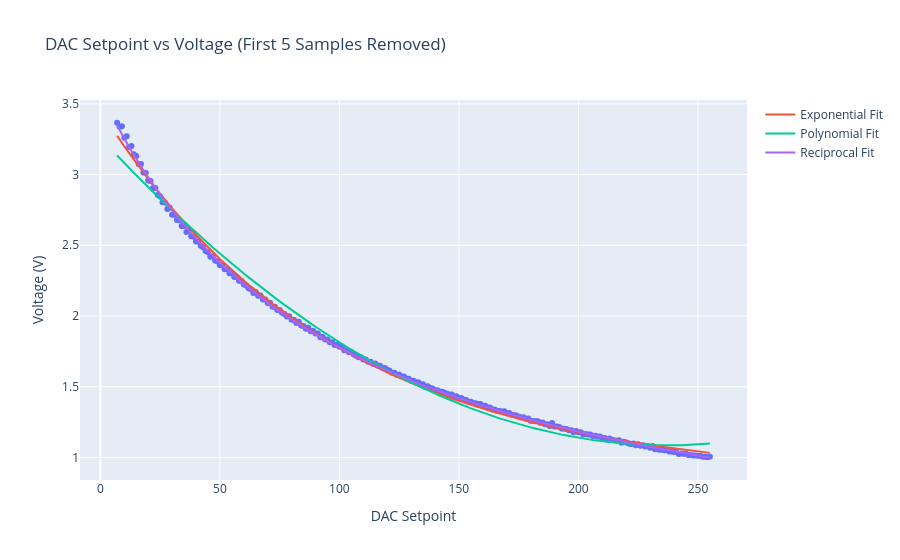

The notebook cell saved with this chart:
### Code cell
import pandas as pd
import plotly.express as px
from scipy.optimize import curve_fit
import numpy as np

# Load the CSV file into a DataFrame
raw_df = pd.read_csv('measurement.csv')
raw_df["voltage"] = raw_df["voltage"] / 1000  # convert mV to V

# Discard the last 6 clamped samples and reset index for clean plotting/fitting
df = raw_df.iloc[:-6].reset_index(drop=True).copy()
print(f"Dropped {len(raw_df) - len(df)} final samples; plotting {len(df)} points.")

# Fit an exponential decay curve
def exponential_decay(x, a, b, c):
    return a * np.exp(-b * x) + c

popt, _ = curve_fit(exponential_decay, df["DAC"], df["voltage"], p0=(3.3, 0.01, 0.5))

# Fit a polynomial curve
def polynomial(x, a, b, c):
    return a * x**2 + b * x + c

# fit a hyperbolic reciprocal function
def reciprocal(x, a, b, c):
    return a / (x + b) + c

popt_recip, _ = curve_fit(reciprocal, df["DAC"], df["voltage"])
popt_poly, _ = curve_fit(polynomial, df["DAC"], df["voltage"], p0=(0.01, -0.1, 3.3))

print("Exponential fit parameters:", popt)
print("Polynomial fit parameters:", popt_poly)
print("Reciprocal fit parameters:", popt_recip)

# Plot only the filtered data and fitted curves
df["fitted_voltage"] = exponential_decay(df["DAC"], *popt)
df["fitted_voltage_poly"] = polynomial(df["DAC"], *popt_poly)
df["fitted_voltage_recip"] = reciprocal(df["DAC"], *popt_recip)

fig = px.scatter(
    df,
    x="DAC",
    y="voltage",
    title="DAC Setpoint vs Voltage (First 5 Samples Removed)",
    labels={"DAC": "DAC Setpoint", "voltage": "Voltage (V)"}
 )
fig.add_scatter(x=df["DAC"], y=df["fitted_voltage"], mode='lines', name='Exponential Fit')
fig.add_scatter(x=df["DAC"], y=df["fitted_voltage_poly"], mode='lines', name='Polynomial Fit')
fig.add_scatter(x=df["DAC"], y=df["fitted_voltage_recip"], mode='lines', name='Reciprocal Fit')
fig.show()

df.head()

### Figure 1 — Plotly figure (JSON) as saved in the notebook; plotly's stock layout.template omitted (floating-point values rounded to 4 significant figures; data arrays with more than 128 entries replaced by an {"elided": "..."} marker saying what was removed)
{"data": [{"hovertemplate": "DAC Setpoint=%{x}<br>Voltage (V)=%{y}<extra></extra>", "legendgroup": "", "marker": {"color": "#636efa", "symbol": "circle"}, "mode": "markers", "name": "", "orientation": "v", "showlegend": false, "type": "scatter", "x": {"elided": "249 int values"}, "xaxis": "x", "y": {"elided": "249 float values"}, "yaxis": "y"}, {"mode": "lines", "name": "Exponential Fit", "type": "scatter", "x": {"elided": "249 int values"}, "y": {"elided": "249 float values"}}, {"mode": "lines", "name": "Polynomial Fit", "type": "scatter", "x": {"elided": "249 int values"}, "y": {"elided": "249 float values"}}, {"mode": "lines", "name": "Reciprocal Fit", "type": "scatter", "x": {"elided": "249 int values"}, "y": {"elided": "249 float values"}}], "layout": {"legend": {"tracegroupgap": 0}, "title": {"text": "DAC Setpoint vs Voltage (First 5 Samples Removed)"}, "xaxis": {"anchor": "y", "domain": [0, 1], "title": {"text": "DAC Setpoint"}}, "yaxis": {"anchor": "x", "domain": [0, 1], "title": {"text": "Voltage (V)"}}}}
